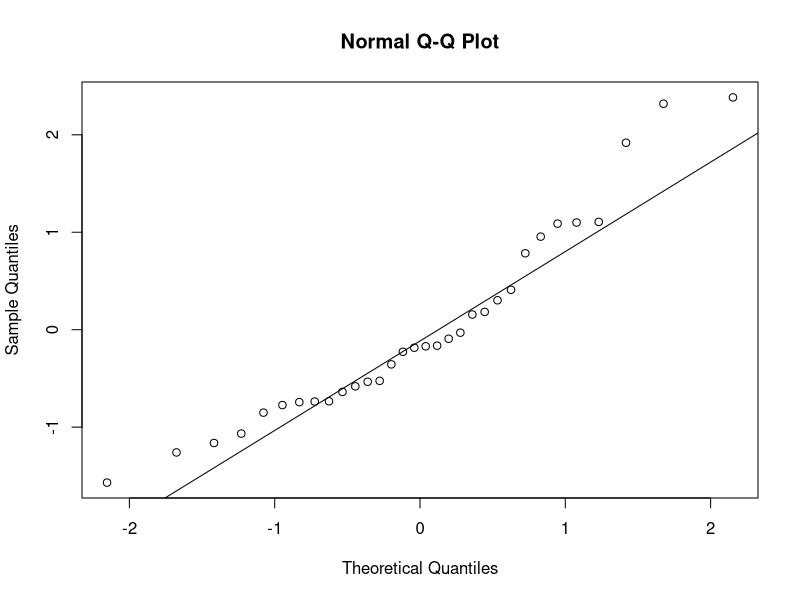

Recreate this plot in R. (Note: this script raises an error after producing the figure.)
## I do not claim IP ownership over this script, all credit is due to Raju Rimal
## https://rpubs.com/therimalaya/43190

require(ggplot2)
diagPlot<-function(model){
          p1<-ggplot(model, aes(.fitted, .resid))+geom_point()
          p1<-p1+stat_smooth(method="loess")+geom_hline(yintercept=0, col="red", linetype="dashed")
          p1<-p1+xlab("Fitted values")+ylab("Residuals")
          p1<-p1+ggtitle("Residual vs Fitted Plot")+theme_bw()
          
          p2<-ggplot(model, aes(qqnorm(.stdresid)[[1]], .stdresid))+geom_point(na.rm = TRUE)
          p2<-p2+geom_abline(aes(qqline(.stdresid)))+xlab("Theoretical Quantiles")+ylab("Standardized Residuals")
          p2<-p2+ggtitle("Normal Q-Q")+theme_bw()
          
          p3<-ggplot(model, aes(.fitted, sqrt(abs(.stdresid))))+geom_point(na.rm=TRUE)
          p3<-p3+stat_smooth(method="loess", na.rm = TRUE)+xlab("Fitted Value")
          p3<-p3+ylab(expression(sqrt("|Standardized residuals|")))
          p3<-p3+ggtitle("Scale-Location")+theme_bw()
          
          p4<-ggplot(model, aes(seq_along(.cooksd), .cooksd))+geom_bar(stat="identity", position="identity")
          p4<-p4+xlab("Obs. Number")+ylab("Cook's distance")
          p4<-p4+ggtitle("Cook's distance")+theme_bw()
          
          p5<-ggplot(model, aes(.hat, .stdresid))+geom_point(aes(size=.cooksd), na.rm=TRUE)
          p5<-p5+stat_smooth(method="loess", na.rm=TRUE)
          p5<-p5+xlab("Leverage")+ylab("Standardized Residuals")
          p5<-p5+ggtitle("Residual vs Leverage Plot")
          p5<-p5+scale_size_continuous("Cook's Distance", range=c(1,5))
          p5<-p5+theme_bw()+theme(legend.position="bottom")
          
          p6<-ggplot(model, aes(.hat, .cooksd))+geom_point(na.rm=TRUE)+stat_smooth(method="loess", na.rm=TRUE)
          p6<-p6+xlab("Leverage hii")+ylab("Cook's Distance")
          p6<-p6+ggtitle("Cook's dist vs Leverage hii/(1-hii)")
          p6<-p6+geom_abline(slope=seq(0,3,0.5), color="gray", linetype="dashed")
          p6<-p6+theme_bw()
          
          return(list(rvfPlot=p1, qqPlot=p2, sclLocPlot=p3, cdPlot=p4, rvlevPlot=p5, cvlPlot=p6))
}

lm.model<-lm(mpg~cyl+disp+hp+drat+wt, data=mtcars)
diagPlts<-diagPlot(lm.model)

lbry<-c("grid", "gridExtra")
lapply(lbry, require, character.only=TRUE, warn.conflicts = FALSE, quietly = TRUE)

do.call(grid.arrange, c(diagPlts, main="Diagnostic Plots", ncol=3))

